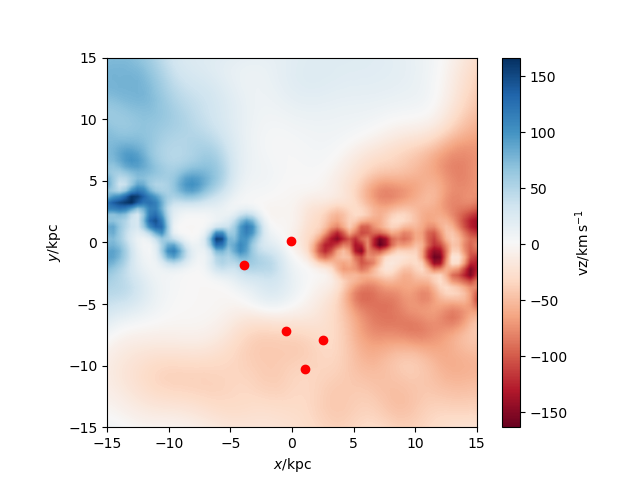

Generate this figure with Python:
#galaxy 109 GG Gas velocity code
import pynbody
import numpy as np
import pynbody.plot.sph as sph
import matplotlib.pyplot as plt

def stars_sideon(
    h,
    vec_to_xform=pynbody.analysis.angmom.calc_sideon_matrix,
    cen_size="1 kpc",
    disk_size="5 kpc",
    cen=None,
    vcen=None,
    move_all=True,
    **kwargs
):
    """

    Reposition and rotate the simulation containing the halo h to see
    h's disk edge on.

    Given a simulation and a subview of that simulation (probably the
    halo of interest), this routine centers the simulation and rotates
    it so that the disk lies in the x-z plane. This gives a side-on
    view for SPH images, for instance.

    """
    from pynbody import transformation, filt
    from pynbody.analysis import halo

    global config

    if move_all:
        top = h.ancestor
    else:
        top = h

    # Top is the top-level view of the simulation, which will be
    # transformed

    if cen is None:
        # or h['pos'][h['phi'].argmin()]
        cen = halo.center(h, retcen=True, **kwargs)

    tx = transformation.inverse_translate(top, cen)

    if vcen is None:
        vcen = halo.vel_center(h, retcen=True, cen_size=cen_size)

    tx = transformation.inverse_v_translate(tx, vcen)

    # Use stars from inner 10kpc to calculate angular momentum vector
    if len(h.s) > 0:
        cen = h.s[filt.Sphere(disk_size)]
    else:
        cen = h[filt.Sphere(disk_size)]

    trans = vec_to_xform(pynbody.analysis.angmom.ang_mom_vec(cen))

    tx = transformation.transform(tx, trans)

    return tx

#s=pynbody.load('/mnt/data0/jillian/gguaman/cosmo25p.768sg1bwK1BHe75.008192')
s=pynbody.load('/mnt/data0/jillian/gguaman/r109/r107.007779.tipsy')

#setting to physical units
s.physical_units()

#centering halo
#pynbody.analysis.angmom.faceon(s)
#pynbody.analysis.angmom.sideon(s)
stars_sideon(s)

#creating star velocity plot
sph.image(s.g,qty="vz",width='30 kpc',cmap="RdBu", log=False, units='km s**-1',vmin=-150, vmax=150)

#function to find BH
def findBH(s):
    BHfilter=pynbody.filt.LowPass('tform',0.0)
    BH=s.stars[BHfilter]
    return BH
BH=findBH(s)
print("The number of black holes is:",len(BH))

BHposition = BH['pos']
#print("The black hole's postion is", BHposition)
print("The BHs position is",BH['pos'].in_units('kpc'))

for i in range(len(BH)):
    #putting BH x in column
    BHx=BHposition[[i],0]
   #putting BH y in column
    BHy=BHposition[[i],1]
   #putting BH z in column
    BHz=BHposition[[i],2]
    plt.plot(BHx,BHy, 'ro')
    
#plt.show()
plt.savefig("galaxy109_GasVelGG.png")
